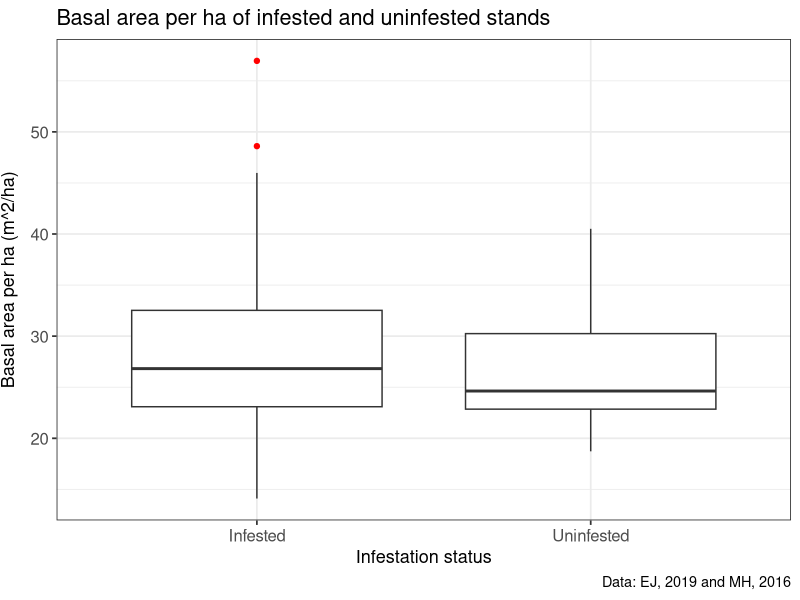
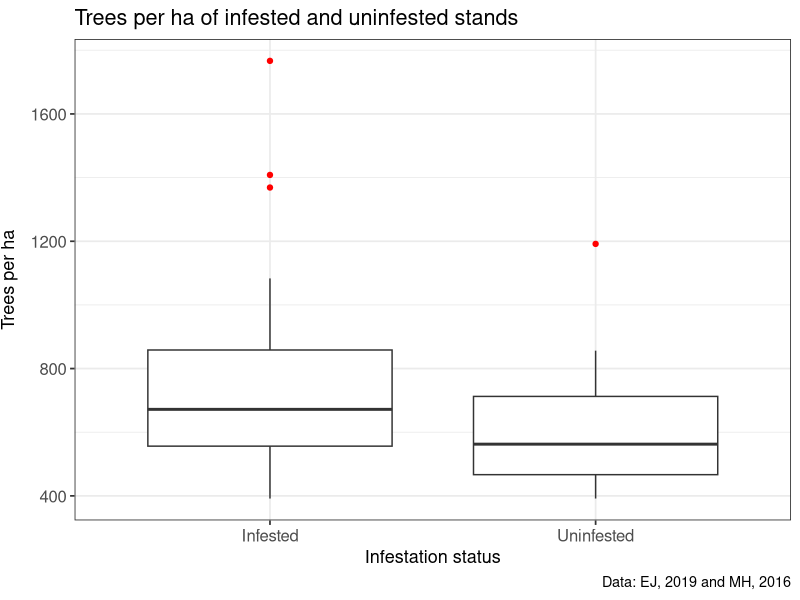
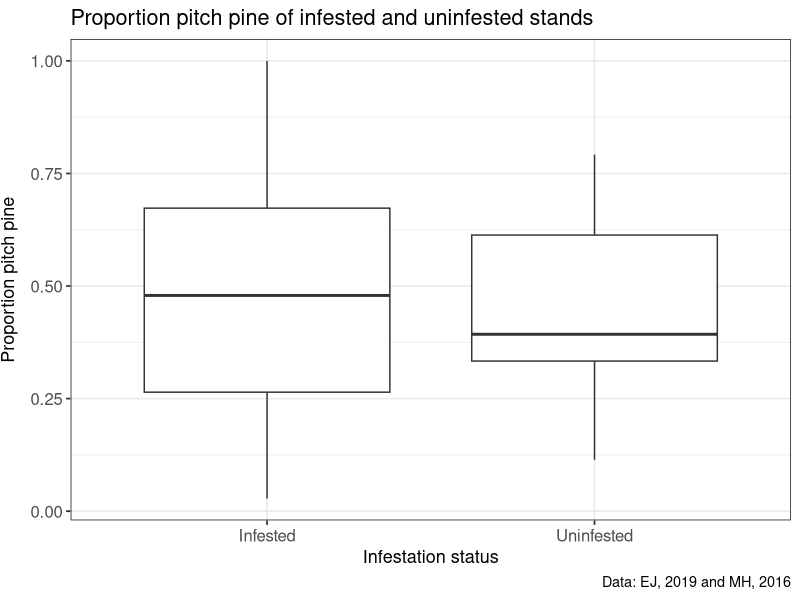
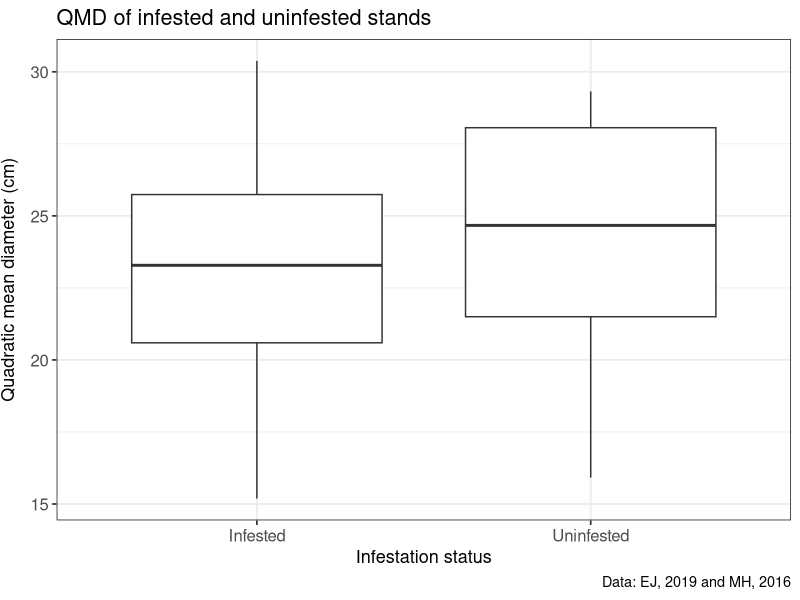
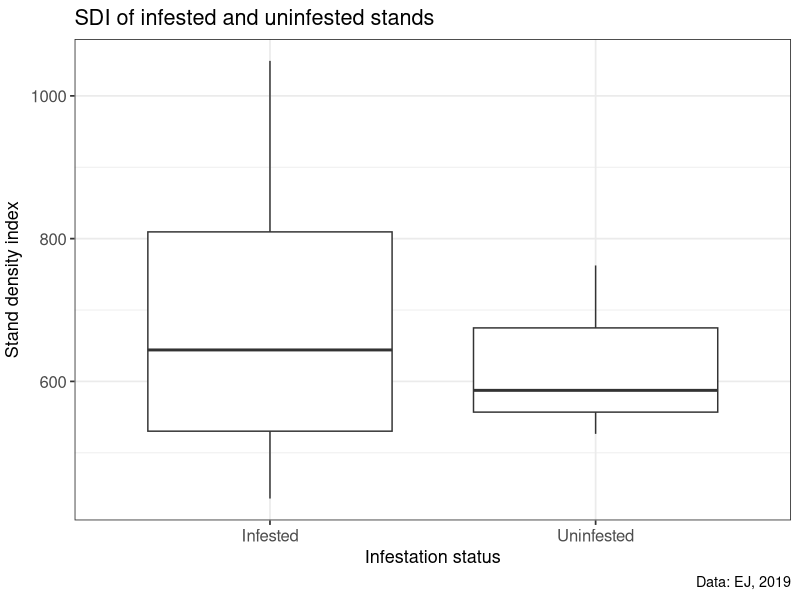
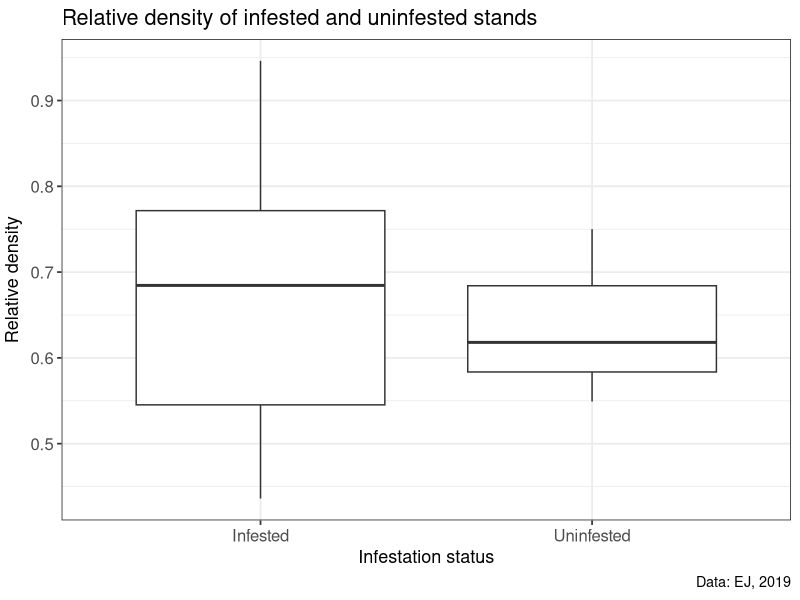
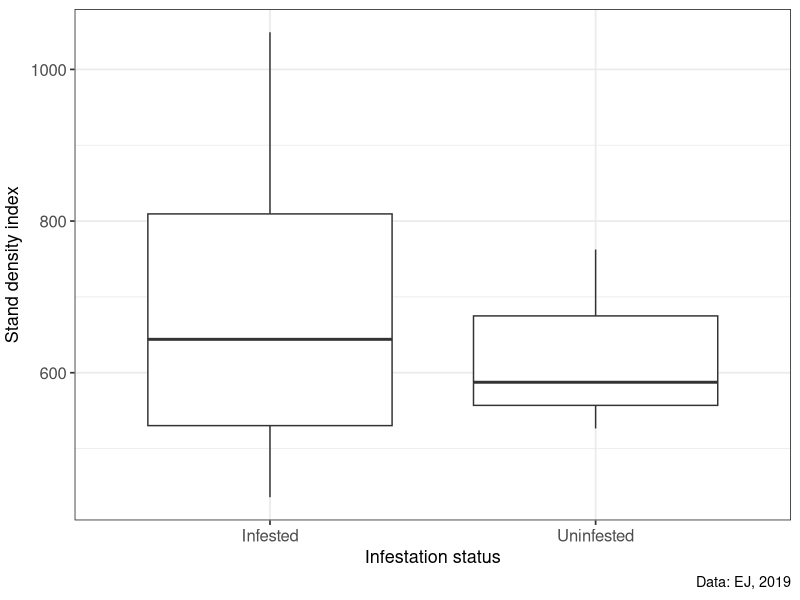
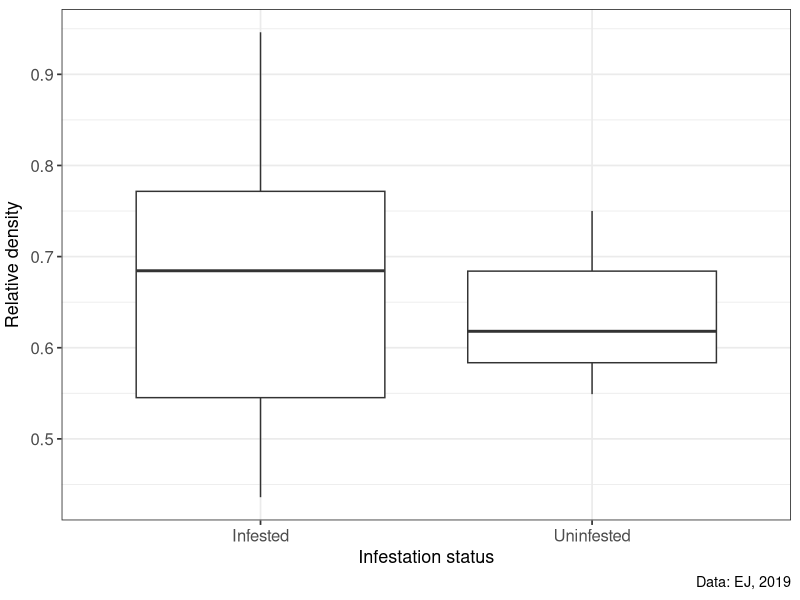

These charts were generated, in order, by the following R code:
## ---- chunk 1

# Preliminaries -----------------------------------------------------------

# LOAD LIBRARIES
library(ggplot2)
require(ggplot2)
library(patchwork)
require(patchwork)
library(scales)
require(scales)

# LOAD DATA
data <- read.csv("StandData_LongIsland.csv")

# GROUP DATA

# EJ, 2019
EJ <- data[data$DATA == "EJ",]

# MH, 2016
MH <- data[data$DATA == "MH",]

###############################################################

# BOX PLOTS ---------------------------------------------------------------

# basal area per ha: all stands

ba_boxplot <- ggplot(data = data, aes(x = STATUS, y = BA_HA)) +
  geom_boxplot(outlier.colour = "red") +
  labs(title = "Basal area per ha of infested and uninfested stands", 
       x = "Infestation status", 
       y = "Basal area per ha (m^2/ha)",
       caption = "Data: EJ, 2019 and MH, 2016") +
  scale_x_discrete(labels=c("INF" = "Infested", "UN" = "Uninfested")) +
  theme_bw(base_size = 13) +
  theme(axis.text.x = element_text(size = 12),
        axis.text.y = element_text(size = 12),
        axis.title.y = element_text(vjust = 3))
  
print(ba_boxplot)

# save box plot as png

ggsave("ba_boxplot.png")


# trees per ha: all stands
tpha_boxplot <- ggplot(data = data, aes(x = STATUS, y = TPHA)) +
  geom_boxplot(outlier.colour = "red") +
  labs(title = "Trees per ha of infested and uninfested stands",
       x = "Infestation status", 
       y = "Trees per ha",
       caption = "Data: EJ, 2019 and MH, 2016") +
  scale_x_discrete(labels=c("INF" = "Infested", "UN" = "Uninfested")) +
  theme_bw(base_size = 13) +
  theme(axis.text.x = element_text(size = 12),
        axis.text.y = element_text(size = 12),
        axis.title.y = element_text(vjust = 3))

print(tpha_boxplot)

# save box plot as pdf

ggsave("tpha_boxplot.pdf")



# proportion pitch HWMX: all stands
piri_boxplot <- ggplot(data = data, aes(x = STATUS, y = PROP_PIRI)) +
  geom_boxplot(outlier.colour = "red") +
  labs(title = "Proportion pitch pine of infested and uninfested stands",
       x = "Infestation status", 
       y = "Proportion pitch pine",
       caption = "Data: EJ, 2019 and MH, 2016") +
  scale_x_discrete(labels=c("INF" = "Infested", "UN" = "Uninfested")) +
  theme_bw(base_size = 13) +
  theme(axis.text.x = element_text(size = 12),
        axis.text.y = element_text(size = 12),
        axis.title.y = element_text(vjust = 3))

print(piri_boxplot)

# QMD: all data
QMD_boxplot <- ggplot(data = data, aes(x = STATUS, y = QMD)) +
  geom_boxplot(outlier.colour = "red") +
  labs(title = "QMD of infested and uninfested stands",
       x = "Infestation status", 
       y = "Quadratic mean diameter (cm)",
       caption = "Data: EJ, 2019 and MH, 2016") +
  scale_x_discrete(labels=c("INF" = "Infested", "UN" = "Uninfested")) +
  theme_bw(base_size = 13) +
  theme(axis.text.x = element_text(size = 12),
        axis.text.y = element_text(size = 12),
        axis.title.y = element_text(vjust = 3))

print(QMD_boxplot)

# SDI: EJ, 2019
SDI_boxplot <- ggplot(data = EJ, aes(x = STATUS, y = SDI)) +
  geom_boxplot(outlier.colour = "red") +
  labs(title = "SDI of infested and uninfested stands",
       x = "Infestation status", 
       y = "Stand density index",
       caption = "Data: EJ, 2019") +
  scale_x_discrete(labels=c("INF" = "Infested", "UN" = "Uninfested")) +
  theme_bw(base_size = 13) +
  theme(axis.text.x = element_text(size = 12),
        axis.text.y = element_text(size = 12),
        axis.title.y = element_text(vjust = 2))

print(SDI_boxplot) 

# relative density: EJ, 2019
RD_boxplot <- ggplot(data = EJ, aes(x = STATUS, y = REL_DEN)) +
  geom_boxplot(outlier.colour = "red") +
  labs(title = "Relative density of infested and uninfested stands",
       x = "Infestation status", 
       y = "Relative density",
       caption = "Data: EJ, 2019") +
  scale_x_discrete(labels=c("INF" = "Infested", "UN" = "Uninfested")) +
  theme_bw(base_size = 13) +
  theme(axis.text.x = element_text(size = 12),
        axis.text.y = element_text(size = 12),
        axis.title.y = element_text(vjust = 2))

print(RD_boxplot) 

###############################################################

## ---- chunk 2

# PATCHWORK ---------------------------------------------------------------

###############################################################

# SDI and RELATIVE DENSITY

# plots for patchwork -----------------------------------------------------

# SDI: EJ, 2019
SDI_boxplot_PW <- ggplot(data = EJ, aes(x = STATUS, y = SDI)) +
  geom_boxplot(outlier.colour = "red") +
  labs(#title = "SDI of infested and uninfested stands",
       x = "Infestation status", 
       y = "Stand density index",
       caption = "Data: EJ, 2019") +
  scale_x_discrete(labels=c("INF" = "Infested", "UN" = "Uninfested")) +
  theme_bw(base_size = 13) +
  theme(axis.text.x = element_text(size = 12),
        axis.text.y = element_text(size = 12),
        axis.title.y = element_text(vjust = 2))

print(SDI_boxplot_PW) 

# relative density: EJ, 2019
RD_boxplot_PW <- ggplot(data = EJ, aes(x = STATUS, y = REL_DEN)) +
  geom_boxplot(outlier.colour = "red") +
  labs(#title = "Relative density of infested and uninfested stands",
       x = "Infestation status", 
       y = "Relative density",
       caption = "Data: EJ, 2019") +
  scale_x_discrete(labels=c("INF" = "Infested", "UN" = "Uninfested")) +
  theme_bw(base_size = 13) +
  theme(axis.text.x = element_text(size = 12),
        axis.text.y = element_text(size = 12),
        axis.title.y = element_text(vjust = 2))

print(RD_boxplot_PW)

# SDI + relative density --------------------------------------------------

SDI_RD_boxplots <- SDI_boxplot_PW + RD_boxplot_PW + 
  plot_annotation(title = "SDI and relative density of infested and uninfested stands", 
                  theme = theme(plot.title = element_text(hjust = 0.5)))

print(SDI_RD_boxplots)

###############################################################

# BASAL AREA, TPHA, PROPORTION HWMX, AND QMD

# plots for patchwork -----------------------------------------------------

# basal area per ha: all stands

ba_boxplot_PW <- ggplot(data = data, aes(x = STATUS, y = BA_HA)) +
  geom_boxplot(outlier.colour = "red") +
  labs(title = "Basal area per ha", 
       x = "Infestation status", 
       y = "Basal area per ha (m^2/ha)",
       caption = "Data: EJ, 2019 and MH, 2016") +
  scale_x_discrete(labels=c("INF" = "Infested", "UN" = "Uninfested")) +
  theme_bw(base_size = 9) +
  theme(axis.text.x = element_text(size = 9),
        axis.text.y = element_text(size = 9),
        axis.title.y = element_text(vjust = 3))

print(ba_boxplot_PW) 

# trees per ha: all stands
tpha_boxplot_PW <- ggplot(data = data, aes(x = STATUS, y = TPHA)) +
  geom_boxplot(outlier.colour = "red") +
  labs(title = "Trees per ha",
       x = "Infestation status", 
       y = "Trees per ha",
       caption = "Data: EJ, 2019 and MH, 2016") +
  scale_x_discrete(labels=c("INF" = "Infested", "UN" = "Uninfested")) +
  theme_bw(base_size = 9) +
  theme(axis.text.x = element_text(size = 9),
        axis.text.y = element_text(size = 9),
       axis.title.y = element_text(vjust = 3))

print(tpha_boxplot_PW) 


# proportion pitch HWMX: all stands
piri_boxplot_PW <- ggplot(data = data, aes(x = STATUS, y = BA_HA)) +
  geom_boxplot(outlier.colour = "red") +
  labs(title = "Proportion pitch HWMX",
       x = "Infestation status", 
       y = "Proportion pitch HWMX",
       caption = "Data: EJ, 2019 and MH, 2016") +
  scale_x_discrete(labels=c("INF" = "Infested", "UN" = "Uninfested")) +
  theme_bw(base_size = 9) +
  theme(axis.text.x = element_text(size = 9),
        axis.text.y = element_text(size = 9),
        axis.title.y = element_text(vjust = 3))

print(piri_boxplot_PW)

# QMD: all data
QMD_boxplot_PW <- ggplot(data = data, aes(x = STATUS, y = QMD)) +
  geom_boxplot(outlier.colour = "red") +
  labs(title = "QMD",
       x = "Infestation status", 
       y = "Quadratic mean diameter (cm)",
       caption = "Data: EJ, 2019 and MH, 2016") +
  scale_x_discrete(labels=c("INF" = "Infested", "UN" = "Uninfested")) +
  theme_bw(base_size = 9) +
  theme(axis.text.x = element_text(size = 9),
        axis.text.y = element_text(size = 9),
        axis.title.y = element_text(vjust = 3))

print(QMD_boxplot_PW)

# basal area + tpha + proportion HWMX + QMD
(ba_boxplot_PW + tpha_boxplot_PW) / (QMD_boxplot_PW + piri_boxplot_PW)+
  plot_annotation(title = "Stand metrics of infested and uninfested stands", 
                  theme = theme(plot.title = element_text(size = 13, hjust = 0.5)))

###############################################################

## ---- chunk 3
# MULTIPLE BOX PLOTS ---------------------------------

# Box Plots: STATUS and COVER ----------------------------------------------

box_plot_colors <- c("lightcoral", "palegreen2")
box_plot_colors2 <- c("lightcoral", "palegreen2", "lightcoral", "palegreen2")
show_col(box_plot_colors)

# Basal area

ba_status_cover <- ggplot(data = data, aes(x = COVER, y = BA_HA, by = STATUS, fill = STATUS)) +
  geom_boxplot(outlier.color =  "black", 
               outlier.size = 2, 
               outlier.shape = "square") +
  geom_point(color = "grey30", 
            position = position_jitter(width = 0.1, height = 0),
            size = 2) +
  labs(title = "Basal area by stand classification and infestation status",
       x = "Stand classification",
       y = "Basal area per ha (m2/ha)",
       fill = "Infestation status") +
  scale_x_discrete(labels=c("HWMX" = "Oak-pine", "PINE" = "Pine")) +
  scale_fill_manual(labels = c("Infested", "Uninfested"), values = box_plot_colors) +
  theme_bw(base_size = 13) +
  theme(panel.grid.major = element_blank(), panel.grid.minor = element_blank())
  #theme(axis.text.x = element_text(size = 12),
  #      axis.text.y = element_text(size = 12),
  #      axis.title.y = element_text(size = 12),
  #      axis.title.y = element_text(size = 12))


print(ba_status_cover)

# Trees per ha

tpha_status_cover <- ggplot(data = data, aes(x = COVER, y = TPHA, by = STATUS, fill = STATUS)) +
  geom_boxplot(outlier.color =  "black", 
               outlier.size = 2, 
               outlier.shape = "square") +
  geom_point(color = "grey30", 
             position = position_jitter(width = 0.1, height = 0),
             size = 2) +
  labs(title = "Trees per ha by stand classification and infestation status",
       x = "Stand classification",
       y = "Trees per ha",
       fill = "Infestation status") +
  scale_x_discrete(labels=c("HWMX" = "Oak-pine", "PINE" = "Pine")) +
  scale_fill_manual(labels = c("Infested", "Uninfested"), values = box_plot_colors) +
  theme_bw(base_size = 13) +
  theme(panel.grid.major = element_blank(), panel.grid.minor = element_blank())
#theme(axis.text.x = element_text(size = 12),
#      axis.text.y = element_text(size = 12),
#      axis.title.y = element_text(size = 12),
#      axis.title.y = element_text(size = 12))


print(tpha_status_cover)

# QMD

QMD_status_cover <- ggplot(data = data, aes(x = COVER, y = QMD, by = STATUS, fill = STATUS)) +
  geom_boxplot(outlier.color =  "black", 
               outlier.size = 2, 
               outlier.shape = "square") +
  geom_point(color = "grey30", 
             position = position_jitter(width = 0.1, height = 0),
             size = 2) +
  labs(title = "Trees per ha by stand classification and infestation status",
       x = "Stand classification",
       y = "QMD",
       fill = "Infestation status") +
  scale_x_discrete(labels=c("HWMX" = "Oak-pine", "PINE" = "Pine")) +
  scale_fill_manual(labels = c("Infested", "Uninfested"), values = box_plot_colors) +
  theme_bw(base_size = 13) +
  theme(panel.grid.major = element_blank(), panel.grid.minor = element_blank())
#theme(axis.text.x = element_text(size = 12),
#      axis.text.y = element_text(size = 12),
#      axis.title.y = element_text(size = 12),
#      axis.title.y = element_text(size = 12))


print(QMD_status_cover)

# relative density

RD_status_cover <- ggplot(data = EJ, aes(x = COVER, y = REL_DEN, by = STATUS, fill = STATUS)) +
  geom_boxplot(outlier.color =  "black", 
               outlier.size = 2, 
               outlier.shape = "square") +
  geom_point(color = "grey30", 
             position = position_jitter(width = 0.1, height = 0),
             size = 2) +
  labs(title = "Relative density by stand classification and infestation status",
       x = "Stand classification",
       y = "Relative density",
       fill = "Infestation status") +
  scale_x_discrete(labels=c("HWMX" = "Oak-pine", "PINE" = "Pine")) +
  scale_fill_manual(labels = c("Infested", "Uninfested"), values = box_plot_colors) +
  theme_bw(base_size = 13) +
  theme(panel.grid.major = element_blank(), panel.grid.minor = element_blank())

#theme(axis.text.x = element_text(size = 12),
#      axis.text.y = element_text(size = 12),
#      axis.title.y = element_text(size = 12),
#      axis.title.y = element_text(size = 12))


print(RD_status_cover)
###############################################################

## ---- chunk 4

# SCATTER PLOTS -----------------------------------------------------------

# Status ------------------------------------------------------------------

# basal area and TPHA

ba_tpha_scatterplot <- ggplot(data = data, mapping = aes(x = TPHA, y = BA_HA, color = STATUS)) +
  geom_point(size = 3) + 
  geom_smooth(method = "lm") +
  labs(title = "Trees per ha and basal area for uninfested and infested stands",
       subtitle = "Data: EJ, 2019 and MH, 2016",
       x = "Trees per ha",
       y = "Basal area per ha",
       color = "Infestation status") +
  theme_bw(base_size = 12) + 
  theme(axis.text.x = element_text(size = 11),
        axis.text.y = element_text(size = 11),
        axis.title.x = element_text(size = 12),
        axis.title.y = element_text(size = 12, vjust = 3)) +
  scale_color_manual(labels = c("Infested", "Uninfested"), values = c("tomato2", "forestgreen"))

print(ba_tpha_scatterplot)

# QMD and TPHA

QMD_tpha_scatterplot <- ggplot(data = data, mapping = aes(x = TPHA, y = QMD, color = STATUS)) +
  geom_point(size = 3) + 
  geom_smooth(method = "lm") +
  labs(title = "Trees per ha and QMD for uninfested and infested stands",
       subtitle = "Data: EJ, 2019 and MH, 2016",
       x = "Trees per ha",
       y = "Quadratic mean diameter (cm)",
       color = "Infestation status") +
  theme_bw(base_size = 12) + 
  theme(axis.text.x = element_text(size = 11),
        axis.text.y = element_text(size = 11),
        axis.title.x = element_text(size = 12),
        axis.title.y = element_text(size = 12, vjust = 3)) +
  scale_color_manual(labels = c("Infested", "Uninfested"), values = c("tomato2", "forestgreen"))

print(QMD_tpha_scatterplot)


# Cover -------------------------------------------------------------------

# Proportion HWMX and trees per ha
tpha_piri_scatterplot <- ggplot(data = data, mapping = aes(x = TPHA, y = PROP_PIRI, color = COVER)) +
  geom_point(size = 3) + 
  geom_smooth(method = "lm") +
  labs(title = "Trees per ha and proportion pitch pine by stand classification",
       subtitle = "Data: EJ, 2019 and MH, 2016",
       x = "Trees per ha",
       y = "Proportion pitch pine",
       color = "Stand classification") +
  theme_bw(base_size = 10) + 
  theme(axis.text.x = element_text(size = 11),
        axis.text.y = element_text(size = 11),
        axis.title.x = element_text(size = 12),
        axis.title.y = element_text(size = 12, vjust = 3)) +
  scale_color_manual(labels = c("Oak-pine", "Pine"), values = c("mediumorchid", "seagreen"))

print(tpha_piri_scatterplot)

# QMD by tpha
tpha_QMD_scatterplot <- ggplot(data = data, mapping = aes(x = TPHA, y = QMD, color = COVER)) +
  geom_point(size = 3) + 
  geom_smooth(method = "lm") +
  labs(title = "Trees per ha and QMD by stand classification",
       subtitle = "Data: EJ, 2019 and MH, 2016",
       x = "Trees per ha",
       y = "Quadratic mean diameter (cm)",
       color = "Stand classification") +
  theme_bw(base_size = 12) + 
  theme(axis.text.x = element_text(size = 11),
        axis.text.y = element_text(size = 11),
        axis.title.x = element_text(size = 12),
        axis.title.y = element_text(size = 12, vjust = 3)) +
  scale_color_manual(labels = c("Oak-Pine", "Pine"), values = c("mediumorchid", "seagreen"))

print(tpha_QMD_scatterplot)

# QMD by basal area
ba_QMD_scatterplot <- ggplot(data = data, mapping = aes(x = BA_HA, y = QMD, color = COVER)) +
  geom_point(size = 3) + 
  geom_smooth(method = "lm") +
  labs(title = "Basal area and QMD by stand classification",
       subtitle = "Data: EJ, 2019 and MH, 2016",
       x = "Basal area (m^2/ha)",
       y = "Quadratic mean diameter (cm)",
       color = "Stand classification") +
  theme_bw(base_size = 12) + 
  theme(axis.text.x = element_text(size = 11),
        axis.text.y = element_text(size = 11),
        axis.title.x = element_text(size = 12),
        axis.title.y = element_text(size = 12, vjust = 3)) +
  scale_color_manual(labels = c("Oak-Pine", "Pine"), values = c("mediumorchid", "seagreen"))

print(ba_QMD_scatterplot)

###############################################################

# I was receiving error 1033 when trying to knit my document
# I found this code online that allowed me to knit the document after I ran it
my_locale <- Sys.getlocale("LC_ALL")
Sys.setlocale("LC_ALL", my_locale)

